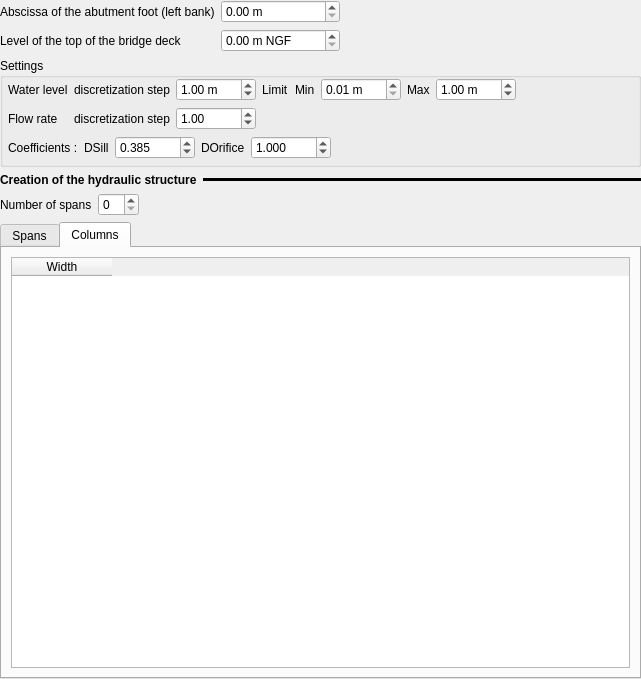
<?xml version="1.0" encoding="UTF-8"?>
<ui version="4.0">
 <class>Form</class>
 <widget class="QWidget" name="Form">
  <property name="geometry">
   <rect>
    <x>0</x>
    <y>0</y>
    <width>641</width>
    <height>679</height>
   </rect>
  </property>
  <property name="windowTitle">
   <string>Form</string>
  </property>
  <layout class="QVBoxLayout" name="verticalLayout">
   <property name="leftMargin">
    <number>0</number>
   </property>
   <property name="topMargin">
    <number>0</number>
   </property>
   <property name="rightMargin">
    <number>0</number>
   </property>
   <property name="bottomMargin">
    <number>0</number>
   </property>
   <item>
    <layout class="QGridLayout" name="gridLayout_2">
     <item row="2" column="2">
      <spacer name="horizontalSpacer_3">
       <property name="orientation">
        <enum>Qt::Horizontal</enum>
       </property>
       <property name="sizeHint" stdset="0">
        <size>
         <width>40</width>
         <height>20</height>
        </size>
       </property>
      </spacer>
     </item>
     <item row="1" column="1">
      <widget class="QDoubleSpinBox" name="dsb_abs_cul_rg">
       <property name="maximumSize">
        <size>
         <width>120</width>
         <height>16777215</height>
        </size>
       </property>
       <property name="suffix">
        <string> m</string>
       </property>
       <property name="maximum">
        <double>10000.000000000000000</double>
       </property>
      </widget>
     </item>
     <item row="2" column="0">
      <widget class="QLabel" name="label_6">
       <property name="text">
        <string>Level of the top of the bridge deck</string>
       </property>
      </widget>
     </item>
     <item row="1" column="0">
      <widget class="QLabel" name="label_17">
       <property name="text">
        <string>Abscissa of the abutment foot (left bank)</string>
       </property>
      </widget>
     </item>
     <item row="2" column="1">
      <widget class="QDoubleSpinBox" name="dsb_cote_tab">
       <property name="maximumSize">
        <size>
         <width>120</width>
         <height>16777215</height>
        </size>
       </property>
       <property name="suffix">
        <string> m NGF</string>
       </property>
       <property name="maximum">
        <double>10000.000000000000000</double>
       </property>
      </widget>
     </item>
    </layout>
   </item>
   <item>
    <widget class="QGroupBox" name="groupBox_4">
     <property name="title">
      <string>Settings</string>
     </property>
     <layout class="QVBoxLayout" name="verticalLayout_16">
      <property name="leftMargin">
       <number>5</number>
      </property>
      <property name="topMargin">
       <number>0</number>
      </property>
      <property name="rightMargin">
       <number>5</number>
      </property>
      <property name="bottomMargin">
       <number>5</number>
      </property>
      <item>
       <layout class="QGridLayout" name="gridLayout_9">
        <item row="0" column="0">
         <widget class="QLabel" name="label_29">
          <property name="text">
           <string>Water level</string>
          </property>
         </widget>
        </item>
        <item row="0" column="1">
         <widget class="QLabel" name="label">
          <property name="text">
           <string>discretization step</string>
          </property>
         </widget>
        </item>
        <item row="0" column="3">
         <widget class="QLabel" name="label_28">
          <property name="text">
           <string>Limit</string>
          </property>
         </widget>
        </item>
        <item row="0" column="4">
         <layout class="QHBoxLayout" name="horizontalLayout_12">
          <item>
           <widget class="QLabel" name="label_34">
            <property name="text">
             <string>Min</string>
            </property>
           </widget>
          </item>
          <item>
           <widget class="QDoubleSpinBox" name="dsb_h_min">
            <property name="maximumSize">
             <size>
              <width>80</width>
              <height>16777215</height>
             </size>
            </property>
            <property name="suffix">
             <string> m</string>
            </property>
            <property name="minimum">
             <double>0.010000000000000</double>
            </property>
            <property name="maximum">
             <double>10000.000000000000000</double>
            </property>
           </widget>
          </item>
          <item>
           <widget class="QLabel" name="label_35">
            <property name="text">
             <string>Max</string>
            </property>
           </widget>
          </item>
          <item>
           <widget class="QDoubleSpinBox" name="dsb_h_max">
            <property name="maximumSize">
             <size>
              <width>80</width>
              <height>16777215</height>
             </size>
            </property>
            <property name="suffix">
             <string> m</string>
            </property>
            <property name="minimum">
             <double>0.010000000000000</double>
            </property>
            <property name="maximum">
             <double>10000.000000000000000</double>
            </property>
            <property name="value">
             <double>1.000000000000000</double>
            </property>
           </widget>
          </item>
          <item>
           <spacer name="horizontalSpacer_12">
            <property name="orientation">
             <enum>Qt::Horizontal</enum>
            </property>
            <property name="sizeHint" stdset="0">
             <size>
              <width>40</width>
              <height>20</height>
             </size>
            </property>
           </spacer>
          </item>
         </layout>
        </item>
        <item row="0" column="2">
         <widget class="QDoubleSpinBox" name="dsb_h_pas">
          <property name="maximumSize">
           <size>
            <width>80</width>
            <height>16777215</height>
           </size>
          </property>
          <property name="suffix">
           <string> m</string>
          </property>
          <property name="minimum">
           <double>0.010000000000000</double>
          </property>
          <property name="maximum">
           <double>10000.000000000000000</double>
          </property>
          <property name="value">
           <double>1.000000000000000</double>
          </property>
         </widget>
        </item>
        <item row="1" column="2">
         <widget class="QDoubleSpinBox" name="dsb_q_pas">
          <property name="maximumSize">
           <size>
            <width>80</width>
            <height>16777215</height>
           </size>
          </property>
          <property name="minimum">
           <double>0.010000000000000</double>
          </property>
          <property name="maximum">
           <double>10000.000000000000000</double>
          </property>
          <property name="value">
           <double>1.000000000000000</double>
          </property>
         </widget>
        </item>
        <item row="1" column="1">
         <widget class="QLabel" name="label_2">
          <property name="text">
           <string>discretization step</string>
          </property>
         </widget>
        </item>
        <item row="1" column="0">
         <widget class="QLabel" name="label_30">
          <property name="text">
           <string>Flow rate</string>
          </property>
         </widget>
        </item>
       </layout>
      </item>
      <item>
       <layout class="QHBoxLayout" name="horizontalLayout_13">
        <item>
         <widget class="QLabel" name="label_3">
          <property name="text">
           <string>Coefficients :</string>
          </property>
         </widget>
        </item>
        <item>
         <widget class="QLabel" name="label_36">
          <property name="text">
           <string>DSill</string>
          </property>
         </widget>
        </item>
        <item>
         <widget class="QDoubleSpinBox" name="dsb_ds">
          <property name="maximumSize">
           <size>
            <width>80</width>
            <height>16777215</height>
           </size>
          </property>
          <property name="decimals">
           <number>3</number>
          </property>
          <property name="maximum">
           <double>10000.000000000000000</double>
          </property>
          <property name="value">
           <double>0.385000000000000</double>
          </property>
         </widget>
        </item>
        <item>
         <widget class="QLabel" name="label_37">
          <property name="text">
           <string>DOrifice</string>
          </property>
         </widget>
        </item>
        <item>
         <widget class="QDoubleSpinBox" name="dsb_do">
          <property name="maximumSize">
           <size>
            <width>80</width>
            <height>16777215</height>
           </size>
          </property>
          <property name="decimals">
           <number>3</number>
          </property>
          <property name="maximum">
           <double>10000.000000000000000</double>
          </property>
          <property name="value">
           <double>1.000000000000000</double>
          </property>
         </widget>
        </item>
        <item>
         <spacer name="horizontalSpacer_13">
          <property name="orientation">
           <enum>Qt::Horizontal</enum>
          </property>
          <property name="sizeHint" stdset="0">
           <size>
            <width>40</width>
            <height>20</height>
           </size>
          </property>
         </spacer>
        </item>
       </layout>
      </item>
     </layout>
    </widget>
   </item>
   <item>
    <layout class="QHBoxLayout" name="horizontalLayout_6">
     <item>
      <widget class="QLabel" name="label_11">
       <property name="sizePolicy">
        <sizepolicy hsizetype="Maximum" vsizetype="Preferred">
         <horstretch>0</horstretch>
         <verstretch>0</verstretch>
        </sizepolicy>
       </property>
       <property name="font">
        <font>
         <weight>75</weight>
         <bold>true</bold>
        </font>
       </property>
       <property name="text">
        <string>Creation of the hydraulic structure</string>
       </property>
      </widget>
     </item>
     <item>
      <widget class="Line" name="line_3">
       <property name="frameShadow">
        <enum>QFrame::Plain</enum>
       </property>
       <property name="lineWidth">
        <number>10</number>
       </property>
       <property name="midLineWidth">
        <number>4</number>
       </property>
       <property name="orientation">
        <enum>Qt::Horizontal</enum>
       </property>
      </widget>
     </item>
    </layout>
   </item>
   <item>
    <layout class="QHBoxLayout" name="horizontalLayout_2">
     <item>
      <widget class="QLabel" name="label_18">
       <property name="text">
        <string>Number of spans</string>
       </property>
      </widget>
     </item>
     <item>
      <widget class="QSpinBox" name="sb_nb_trav">
       <property name="maximumSize">
        <size>
         <width>80</width>
         <height>16777215</height>
        </size>
       </property>
       <property name="value">
        <number>0</number>
       </property>
      </widget>
     </item>
     <item>
      <spacer name="horizontalSpacer">
       <property name="orientation">
        <enum>Qt::Horizontal</enum>
       </property>
       <property name="sizeHint" stdset="0">
        <size>
         <width>40</width>
         <height>20</height>
        </size>
       </property>
      </spacer>
     </item>
    </layout>
   </item>
   <item>
    <widget class="QTabWidget" name="clas_met">
     <property name="currentIndex">
      <number>1</number>
     </property>
     <widget class="QWidget" name="ong_trav">
      <attribute name="title">
       <string>Spans</string>
      </attribute>
      <layout class="QVBoxLayout" name="verticalLayout_6">
       <item>
        <widget class="QTableWidget" name="tab_trav">
         <property name="sizePolicy">
          <sizepolicy hsizetype="Minimum" vsizetype="Expanding">
           <horstretch>0</horstretch>
           <verstretch>0</verstretch>
          </sizepolicy>
         </property>
         <property name="alternatingRowColors">
          <bool>true</bool>
         </property>
         <attribute name="verticalHeaderDefaultSectionSize">
          <number>24</number>
         </attribute>
         <column>
          <property name="text">
           <string>Slab level</string>
          </property>
         </column>
         <column>
          <property name="text">
           <string>Height</string>
          </property>
         </column>
         <column>
          <property name="text">
           <string>Width</string>
          </property>
         </column>
        </widget>
       </item>
       <item>
        <widget class="QProgressBar" name="progressBar">
         <property name="value">
          <number>24</number>
         </property>
        </widget>
       </item>
       <item>
        <spacer name="verticalSpacer">
         <property name="orientation">
          <enum>Qt::Vertical</enum>
         </property>
         <property name="sizeHint" stdset="0">
          <size>
           <width>20</width>
           <height>40</height>
          </size>
         </property>
        </spacer>
       </item>
      </layout>
     </widget>
     <widget class="QWidget" name="ong_pile">
      <attribute name="title">
       <string notr="true">Columns</string>
      </attribute>
      <layout class="QVBoxLayout" name="verticalLayout_2">
       <item>
        <widget class="QTableWidget" name="tab_pile">
         <property name="alternatingRowColors">
          <bool>true</bool>
         </property>
         <attribute name="verticalHeaderDefaultSectionSize">
          <number>24</number>
         </attribute>
         <column>
          <property name="text">
           <string>Width</string>
          </property>
         </column>
        </widget>
       </item>
      </layout>
     </widget>
    </widget>
   </item>
  </layout>
 </widget>
 <resources/>
 <connections/>
</ui>
